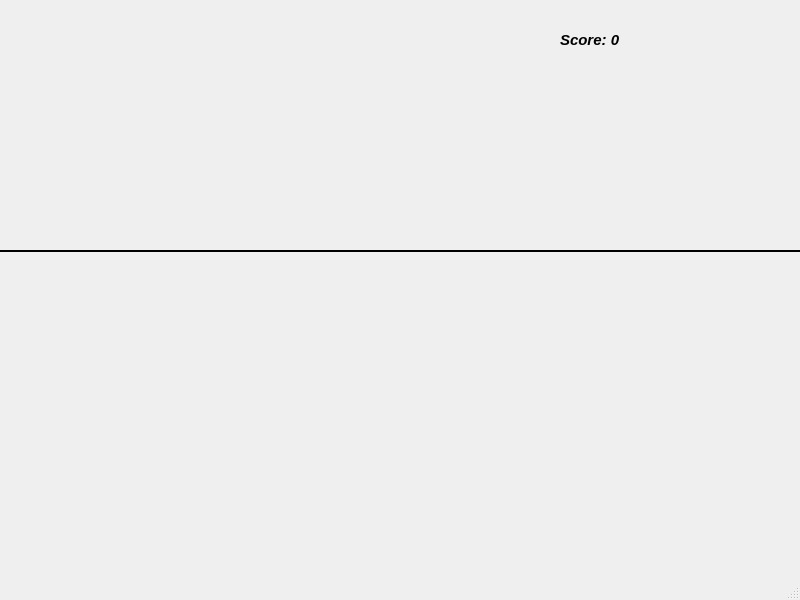
<?xml version="1.0" encoding="UTF-8"?>
<ui version="4.0">
 <class>MainWindow</class>
 <widget class="QMainWindow" name="MainWindow">
  <property name="geometry">
   <rect>
    <x>0</x>
    <y>0</y>
    <width>800</width>
    <height>600</height>
   </rect>
  </property>
  <property name="font">
   <font>
    <pointsize>11</pointsize>
    <italic>true</italic>
    <bold>true</bold>
   </font>
  </property>
  <property name="windowTitle">
   <string>MainWindow</string>
  </property>
  <widget class="QWidget" name="centralwidget">
   <widget class="QWidget" name="verticalLayoutWidget">
    <property name="geometry">
     <rect>
      <x>560</x>
      <y>0</y>
      <width>160</width>
      <height>80</height>
     </rect>
    </property>
    <layout class="QVBoxLayout" name="verticalLayout">
     <item>
      <widget class="QLabel" name="scoreLabel">
       <property name="text">
        <string>Score: 0</string>
       </property>
      </widget>
     </item>
    </layout>
   </widget>
   <widget class="Line" name="groundLine">
    <property name="geometry">
     <rect>
      <x>0</x>
      <y>250</y>
      <width>800</width>
      <height>2</height>
     </rect>
    </property>
    <property name="frameShadow">
     <enum>QFrame::Shadow::Plain</enum>
    </property>
    <property name="lineWidth">
     <number>2</number>
    </property>
    <property name="orientation">
     <enum>Qt::Orientation::Horizontal</enum>
    </property>
   </widget>
   <widget class="QFrame" name="frame">
    <property name="geometry">
     <rect>
      <x>0</x>
      <y>250</y>
      <width>800</width>
      <height>2</height>
     </rect>
    </property>
    <property name="styleSheet">
     <string notr="true">background-color: black;
border: none;</string>
    </property>
    <property name="frameShape">
     <enum>QFrame::Shape::HLine</enum>
    </property>
    <property name="frameShadow">
     <enum>QFrame::Shadow::Plain</enum>
    </property>
    <property name="lineWidth">
     <number>2</number>
    </property>
   </widget>
  </widget>
  <widget class="QMenuBar" name="menubar">
   <property name="geometry">
    <rect>
     <x>0</x>
     <y>0</y>
     <width>800</width>
     <height>22</height>
    </rect>
   </property>
  </widget>
  <widget class="QStatusBar" name="statusbar"/>
 </widget>
 <resources/>
 <connections/>
</ui>
